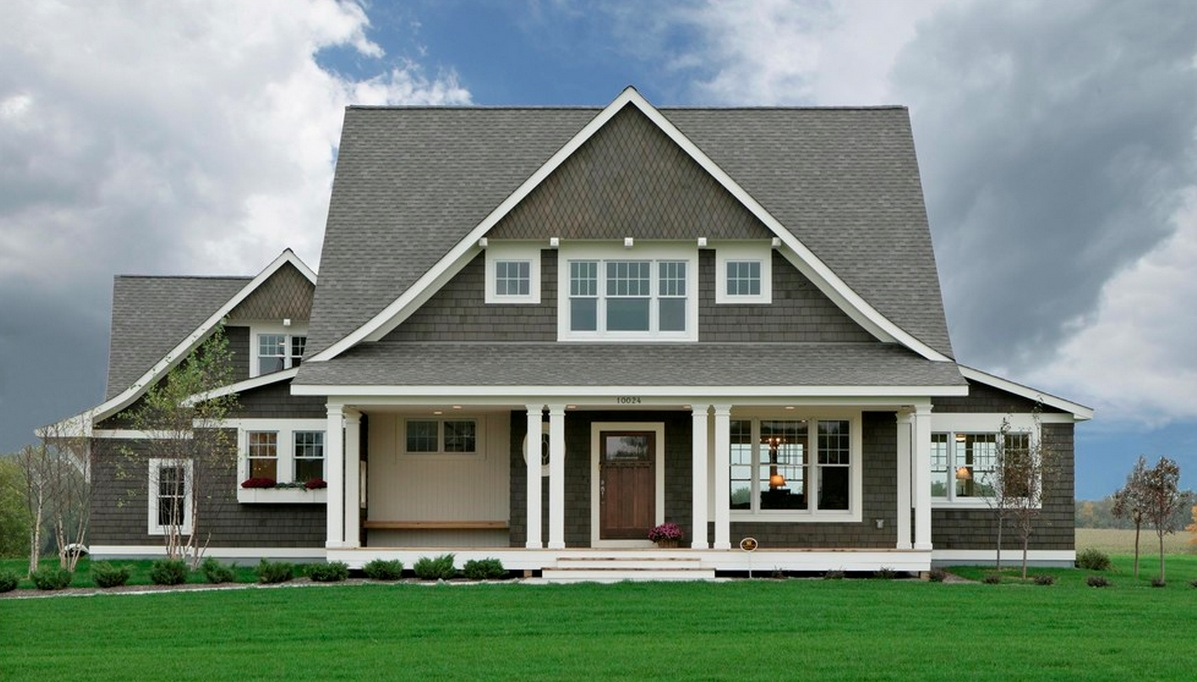
#> input picture home.jpg, 1197 x 682 px
$ python histogrm.py
#> lines starting #> are read from the running program, lines starting #| are printed output that depends on the picture
import cv2
import numpy as np
import itertools
from matplotlib import pyplot as plt
from operator import itemgetter


img = cv2.imread('home.jpg',0)
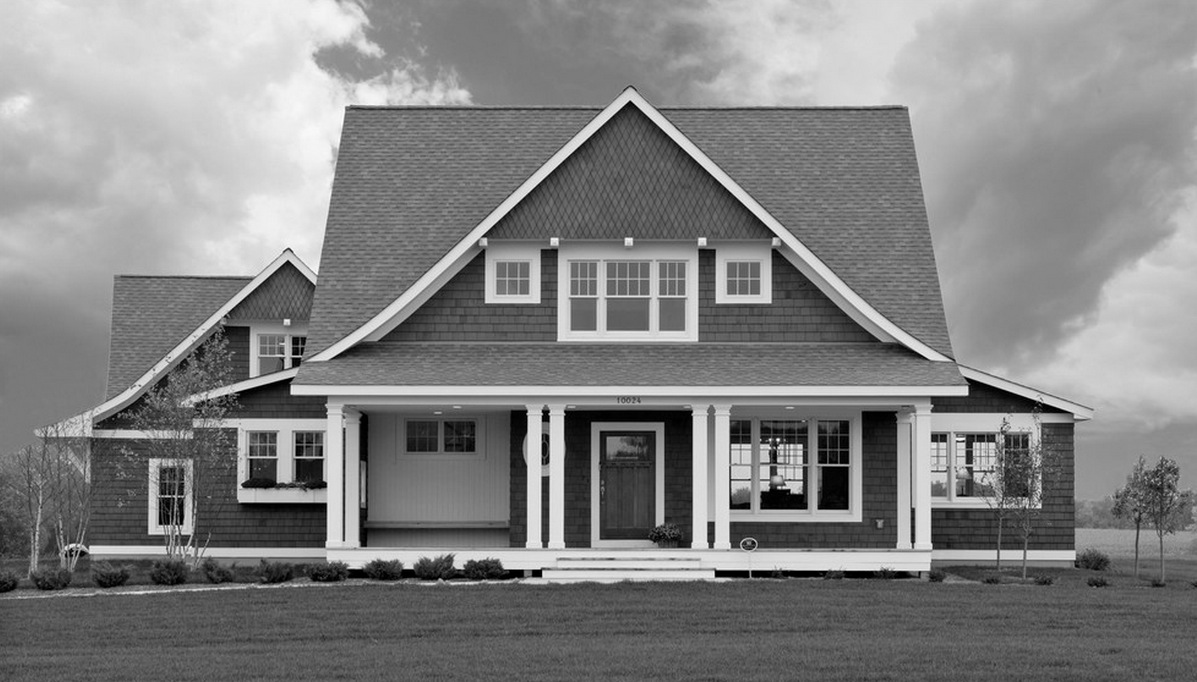
#> img: shape (682, 1197); min 0, max 255, mean 130.5


mask = np.zeros(img.shape[:2], np.uint8)
mask[100:300, 100:400] = 255
masked_img = cv2.bitwise_and(img,img,mask = mask)
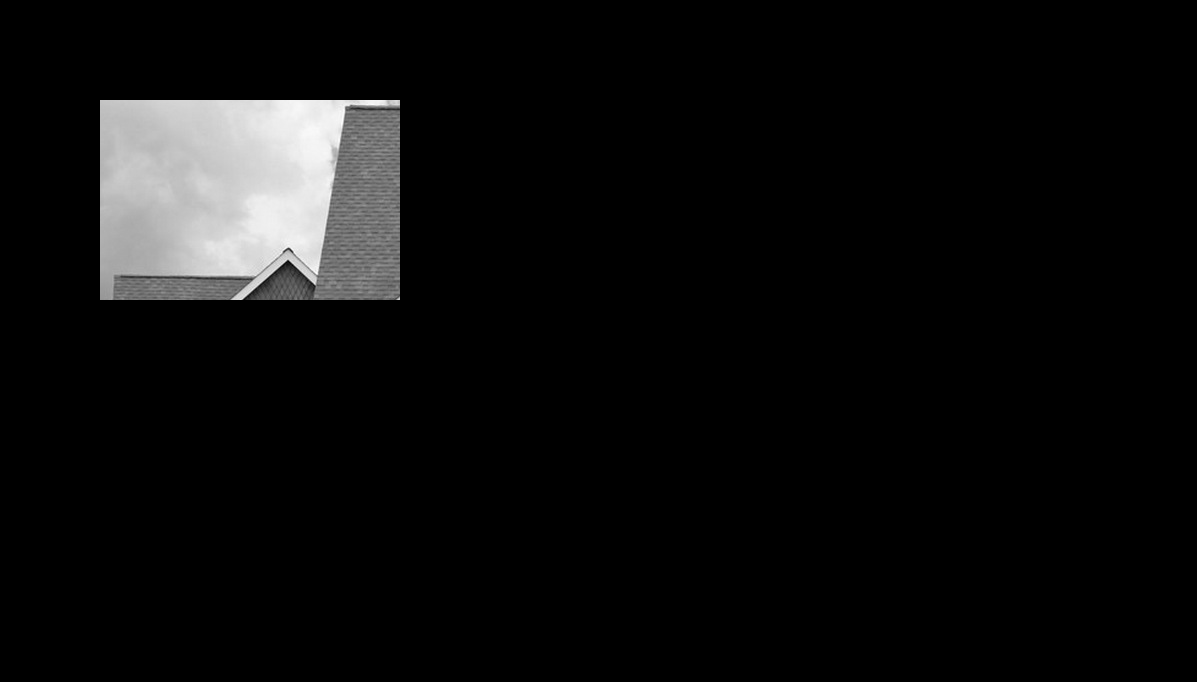
#> masked_img: shape (682, 1197); min 0, max 255, mean 13.1

# Calculate histogram with mask and without mask
# Check third argument for mask
hist_full = cv2.calcHist([img],[0],None,[256],[0,256])
#> hist_full = 256 values, max 8576 at index 123, min 1 at index 255, mean 3188.9
hist_mask = cv2.calcHist([img],[0],mask,[256],[0,256])
#> hist_mask = 256 values, max 944 at index 194, min 0 at index 0, mean 234.4

plt.subplot(221), plt.imshow(img, 'gray')
plt.subplot(222), plt.imshow(mask,'gray')
plt.subplot(223), plt.imshow(masked_img, 'gray')
plt.subplot(224), plt.plot(hist_full), plt.plot(hist_mask)
plt.xlim([0,256])

plt.show()
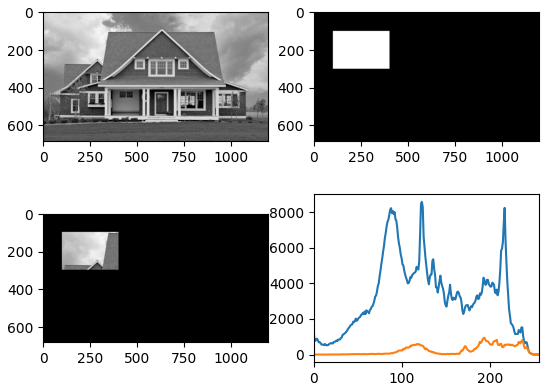
#> figure drawn by matplotlib, 4 panels; panel 4: curve peaks at x = 123, y = 8576; panel 4: curve peaks at x = 194, y = 944

$ run again, with green_board_1.jpg copied over home.jpg
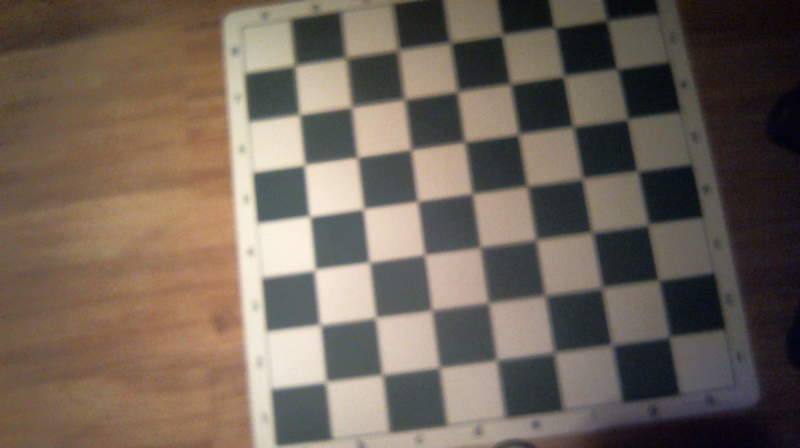
#> input picture green_board_1.jpg, 1600 x 896 px (shown at 1/2 size)
#> `masked_img = cv2.bitwise_and(img,img,mask = mask)`:
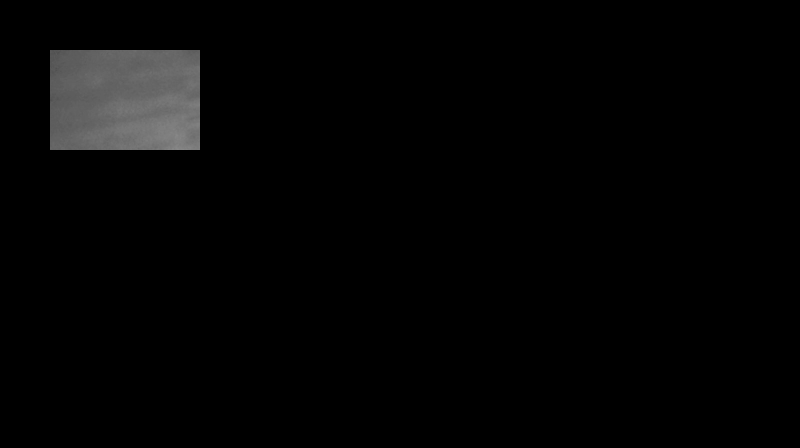
#> masked_img: shape (896, 1600) (shown at 1/2 size); min 0, max 137, mean 4.4
#> hist_full = 256 values, max 26429 at index 92, min 0 at index 0, mean 5600
#> hist_mask = 256 values, max 3785 at index 98, min 0 at index 0, mean 234.4
#> `plt.show()`:
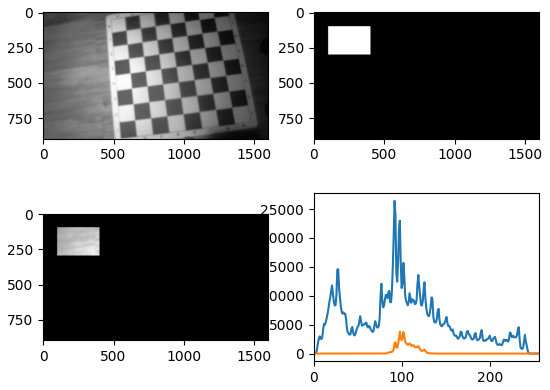
#> figure drawn by matplotlib, 4 panels; panel 4: curve peaks at x = 92, y = 26429; panel 4: curve peaks at x = 98, y = 3785

$ run again, with green_board_3.jpg copied over home.jpg
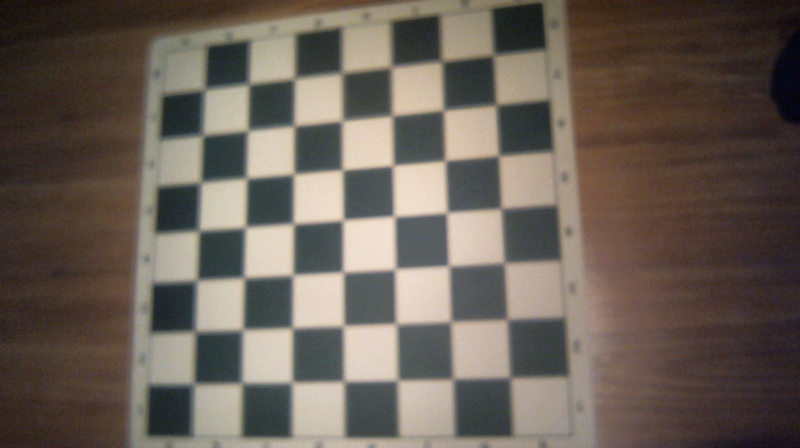
#> input picture green_board_3.jpg, 1600 x 896 px (shown at 1/2 size)
#> `masked_img = cv2.bitwise_and(img,img,mask = mask)`:
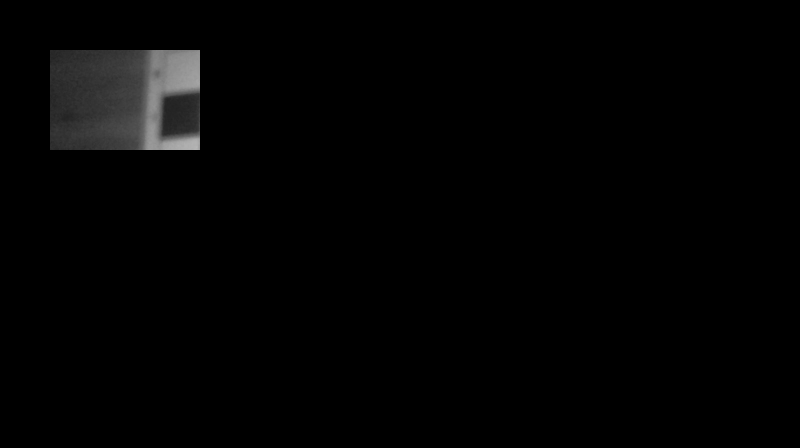
#> masked_img: shape (896, 1600) (shown at 1/2 size); min 0, max 183, mean 3.2
#> hist_full = 256 values, max 22975 at index 53, min 0 at index 0, mean 5600
#> hist_mask = 256 values, max 1912 at index 50, min 0 at index 0, mean 234.4
#> `plt.show()`:
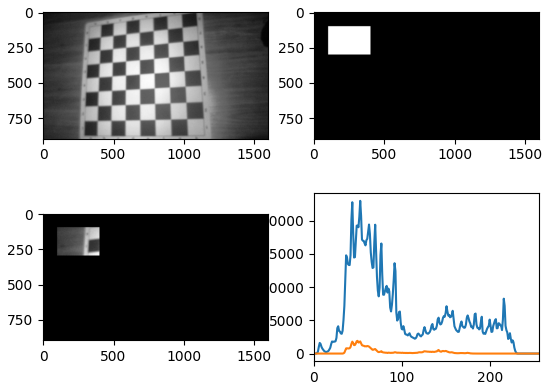
#> figure drawn by matplotlib, 4 panels; panel 4: curve peaks at x = 53, y = 22975; panel 4: curve peaks at x = 50, y = 1912
